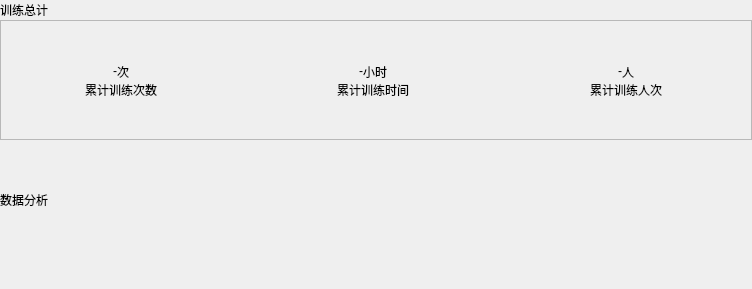
<?xml version="1.0" encoding="UTF-8"?>
<ui version="4.0">
 <class>SYAdminTrainStatisticWindow</class>
 <widget class="QWidget" name="SYAdminTrainStatisticWindow">
  <property name="geometry">
   <rect>
    <x>0</x>
    <y>0</y>
    <width>752</width>
    <height>289</height>
   </rect>
  </property>
  <property name="windowTitle">
   <string>SimLaparo</string>
  </property>
  <layout class="QVBoxLayout" name="verticalLayout_7">
   <property name="spacing">
    <number>0</number>
   </property>
   <property name="leftMargin">
    <number>0</number>
   </property>
   <property name="topMargin">
    <number>0</number>
   </property>
   <property name="rightMargin">
    <number>0</number>
   </property>
   <property name="bottomMargin">
    <number>0</number>
   </property>
   <item>
    <layout class="QVBoxLayout" name="verticalLayout_4">
     <property name="spacing">
      <number>0</number>
     </property>
     <item>
      <layout class="QHBoxLayout" name="horizontalLayout">
       <property name="spacing">
        <number>0</number>
       </property>
       <item>
        <widget class="QLabel" name="trainCountLabel">
         <property name="text">
          <string>训练总计</string>
         </property>
        </widget>
       </item>
       <item>
        <spacer name="horizontalSpacer">
         <property name="orientation">
          <enum>Qt::Horizontal</enum>
         </property>
         <property name="sizeHint" stdset="0">
          <size>
           <width>40</width>
           <height>20</height>
          </size>
         </property>
        </spacer>
       </item>
      </layout>
     </item>
     <item>
      <widget class="QFrame" name="trainCountFrame">
       <property name="frameShape">
        <enum>QFrame::StyledPanel</enum>
       </property>
       <property name="frameShadow">
        <enum>QFrame::Raised</enum>
       </property>
       <layout class="QHBoxLayout" name="horizontalLayout_5">
        <property name="spacing">
         <number>0</number>
        </property>
        <property name="leftMargin">
         <number>0</number>
        </property>
        <property name="topMargin">
         <number>0</number>
        </property>
        <property name="rightMargin">
         <number>0</number>
        </property>
        <property name="bottomMargin">
         <number>0</number>
        </property>
        <item>
         <spacer name="horizontalSpacer_11">
          <property name="orientation">
           <enum>Qt::Horizontal</enum>
          </property>
          <property name="sizeHint" stdset="0">
           <size>
            <width>40</width>
            <height>20</height>
           </size>
          </property>
         </spacer>
        </item>
        <item>
         <layout class="QVBoxLayout" name="verticalLayout">
          <item>
           <spacer name="verticalSpacer">
            <property name="orientation">
             <enum>Qt::Vertical</enum>
            </property>
            <property name="sizeHint" stdset="0">
             <size>
              <width>20</width>
              <height>40</height>
             </size>
            </property>
           </spacer>
          </item>
          <item>
           <layout class="QHBoxLayout" name="horizontalLayout_2">
            <item>
             <spacer name="horizontalSpacer_3">
              <property name="orientation">
               <enum>Qt::Horizontal</enum>
              </property>
              <property name="sizeHint" stdset="0">
               <size>
                <width>40</width>
                <height>20</height>
               </size>
              </property>
             </spacer>
            </item>
            <item>
             <widget class="QLabel" name="trainTimesLabel1">
              <property name="text">
               <string>-</string>
              </property>
             </widget>
            </item>
            <item>
             <widget class="QLabel" name="trainTimesLabel2">
              <property name="text">
               <string>次</string>
              </property>
              <property name="alignment">
               <set>Qt::AlignBottom|Qt::AlignLeading|Qt::AlignLeft</set>
              </property>
             </widget>
            </item>
            <item>
             <spacer name="horizontalSpacer_2">
              <property name="orientation">
               <enum>Qt::Horizontal</enum>
              </property>
              <property name="sizeHint" stdset="0">
               <size>
                <width>40</width>
                <height>20</height>
               </size>
              </property>
             </spacer>
            </item>
           </layout>
          </item>
          <item>
           <widget class="QLabel" name="trainTimesLabel3">
            <property name="text">
             <string>累计训练次数</string>
            </property>
            <property name="alignment">
             <set>Qt::AlignCenter</set>
            </property>
           </widget>
          </item>
          <item>
           <spacer name="verticalSpacer_4">
            <property name="orientation">
             <enum>Qt::Vertical</enum>
            </property>
            <property name="sizeHint" stdset="0">
             <size>
              <width>20</width>
              <height>40</height>
             </size>
            </property>
           </spacer>
          </item>
         </layout>
        </item>
        <item>
         <spacer name="horizontalSpacer_12">
          <property name="orientation">
           <enum>Qt::Horizontal</enum>
          </property>
          <property name="sizeHint" stdset="0">
           <size>
            <width>40</width>
            <height>20</height>
           </size>
          </property>
         </spacer>
        </item>
        <item>
         <widget class="QLabel" name="verticalLine1">
          <property name="text">
           <string/>
          </property>
          <property name="alignment">
           <set>Qt::AlignCenter</set>
          </property>
         </widget>
        </item>
        <item>
         <spacer name="horizontalSpacer_13">
          <property name="orientation">
           <enum>Qt::Horizontal</enum>
          </property>
          <property name="sizeHint" stdset="0">
           <size>
            <width>40</width>
            <height>20</height>
           </size>
          </property>
         </spacer>
        </item>
        <item>
         <layout class="QVBoxLayout" name="verticalLayout_2">
          <item>
           <spacer name="verticalSpacer_5">
            <property name="orientation">
             <enum>Qt::Vertical</enum>
            </property>
            <property name="sizeHint" stdset="0">
             <size>
              <width>20</width>
              <height>40</height>
             </size>
            </property>
           </spacer>
          </item>
          <item>
           <layout class="QHBoxLayout" name="horizontalLayout_3">
            <item>
             <spacer name="horizontalSpacer_4">
              <property name="orientation">
               <enum>Qt::Horizontal</enum>
              </property>
              <property name="sizeHint" stdset="0">
               <size>
                <width>40</width>
                <height>20</height>
               </size>
              </property>
             </spacer>
            </item>
            <item>
             <widget class="QLabel" name="trainHourLabel1">
              <property name="text">
               <string>-</string>
              </property>
             </widget>
            </item>
            <item>
             <widget class="QLabel" name="trainHourLabel2">
              <property name="text">
               <string>小时</string>
              </property>
              <property name="alignment">
               <set>Qt::AlignBottom|Qt::AlignLeading|Qt::AlignLeft</set>
              </property>
             </widget>
            </item>
            <item>
             <spacer name="horizontalSpacer_5">
              <property name="orientation">
               <enum>Qt::Horizontal</enum>
              </property>
              <property name="sizeHint" stdset="0">
               <size>
                <width>40</width>
                <height>20</height>
               </size>
              </property>
             </spacer>
            </item>
           </layout>
          </item>
          <item>
           <widget class="QLabel" name="trainHourLabel3">
            <property name="text">
             <string>累计训练时间</string>
            </property>
            <property name="alignment">
             <set>Qt::AlignCenter</set>
            </property>
           </widget>
          </item>
          <item>
           <spacer name="verticalSpacer_2">
            <property name="orientation">
             <enum>Qt::Vertical</enum>
            </property>
            <property name="sizeHint" stdset="0">
             <size>
              <width>20</width>
              <height>40</height>
             </size>
            </property>
           </spacer>
          </item>
         </layout>
        </item>
        <item>
         <spacer name="horizontalSpacer_10">
          <property name="orientation">
           <enum>Qt::Horizontal</enum>
          </property>
          <property name="sizeHint" stdset="0">
           <size>
            <width>40</width>
            <height>20</height>
           </size>
          </property>
         </spacer>
        </item>
        <item>
         <widget class="QLabel" name="verticalLine2">
          <property name="text">
           <string/>
          </property>
          <property name="alignment">
           <set>Qt::AlignCenter</set>
          </property>
         </widget>
        </item>
        <item>
         <spacer name="horizontalSpacer_9">
          <property name="orientation">
           <enum>Qt::Horizontal</enum>
          </property>
          <property name="sizeHint" stdset="0">
           <size>
            <width>40</width>
            <height>20</height>
           </size>
          </property>
         </spacer>
        </item>
        <item>
         <layout class="QVBoxLayout" name="verticalLayout_3">
          <item>
           <spacer name="verticalSpacer_6">
            <property name="orientation">
             <enum>Qt::Vertical</enum>
            </property>
            <property name="sizeHint" stdset="0">
             <size>
              <width>20</width>
              <height>40</height>
             </size>
            </property>
           </spacer>
          </item>
          <item>
           <layout class="QHBoxLayout" name="horizontalLayout_4">
            <item>
             <spacer name="horizontalSpacer_6">
              <property name="orientation">
               <enum>Qt::Horizontal</enum>
              </property>
              <property name="sizeHint" stdset="0">
               <size>
                <width>40</width>
                <height>20</height>
               </size>
              </property>
             </spacer>
            </item>
            <item>
             <widget class="QLabel" name="trainNumberOfPeopleLabel1">
              <property name="text">
               <string>-</string>
              </property>
             </widget>
            </item>
            <item>
             <widget class="QLabel" name="trainNumberOfPeopleLabel2">
              <property name="text">
               <string>人</string>
              </property>
              <property name="alignment">
               <set>Qt::AlignBottom|Qt::AlignLeading|Qt::AlignLeft</set>
              </property>
             </widget>
            </item>
            <item>
             <spacer name="horizontalSpacer_7">
              <property name="orientation">
               <enum>Qt::Horizontal</enum>
              </property>
              <property name="sizeHint" stdset="0">
               <size>
                <width>40</width>
                <height>20</height>
               </size>
              </property>
             </spacer>
            </item>
           </layout>
          </item>
          <item>
           <widget class="QLabel" name="trainNumberOfPeopleLabel3">
            <property name="text">
             <string>累计训练人次</string>
            </property>
            <property name="alignment">
             <set>Qt::AlignCenter</set>
            </property>
           </widget>
          </item>
          <item>
           <spacer name="verticalSpacer_3">
            <property name="orientation">
             <enum>Qt::Vertical</enum>
            </property>
            <property name="sizeHint" stdset="0">
             <size>
              <width>20</width>
              <height>40</height>
             </size>
            </property>
           </spacer>
          </item>
         </layout>
        </item>
        <item>
         <spacer name="horizontalSpacer_8">
          <property name="orientation">
           <enum>Qt::Horizontal</enum>
          </property>
          <property name="sizeHint" stdset="0">
           <size>
            <width>77</width>
            <height>20</height>
           </size>
          </property>
         </spacer>
        </item>
       </layout>
      </widget>
     </item>
    </layout>
   </item>
   <item>
    <spacer name="verticalSpacer_9">
     <property name="orientation">
      <enum>Qt::Vertical</enum>
     </property>
     <property name="sizeType">
      <enum>QSizePolicy::Fixed</enum>
     </property>
     <property name="sizeHint" stdset="0">
      <size>
       <width>20</width>
       <height>50</height>
      </size>
     </property>
    </spacer>
   </item>
   <item>
    <layout class="QVBoxLayout" name="verticalLayout_5">
     <property name="spacing">
      <number>0</number>
     </property>
     <item>
      <layout class="QHBoxLayout" name="horizontalLayout_6">
       <property name="spacing">
        <number>0</number>
       </property>
       <item>
        <widget class="QLabel" name="dataAnalysisLabel">
         <property name="text">
          <string>数据分析</string>
         </property>
        </widget>
       </item>
       <item>
        <spacer name="horizontalSpacer_14">
         <property name="orientation">
          <enum>Qt::Horizontal</enum>
         </property>
         <property name="sizeHint" stdset="0">
          <size>
           <width>40</width>
           <height>20</height>
          </size>
         </property>
        </spacer>
       </item>
      </layout>
     </item>
     <item>
      <widget class="QFrame" name="dataAnalysisFrame">
       <property name="frameShape">
        <enum>QFrame::StyledPanel</enum>
       </property>
       <property name="frameShadow">
        <enum>QFrame::Raised</enum>
       </property>
      </widget>
     </item>
    </layout>
   </item>
   <item>
    <spacer name="verticalSpacer_10">
     <property name="orientation">
      <enum>Qt::Vertical</enum>
     </property>
     <property name="sizeHint" stdset="0">
      <size>
       <width>20</width>
       <height>40</height>
      </size>
     </property>
    </spacer>
   </item>
  </layout>
 </widget>
 <resources/>
 <connections/>
</ui>
